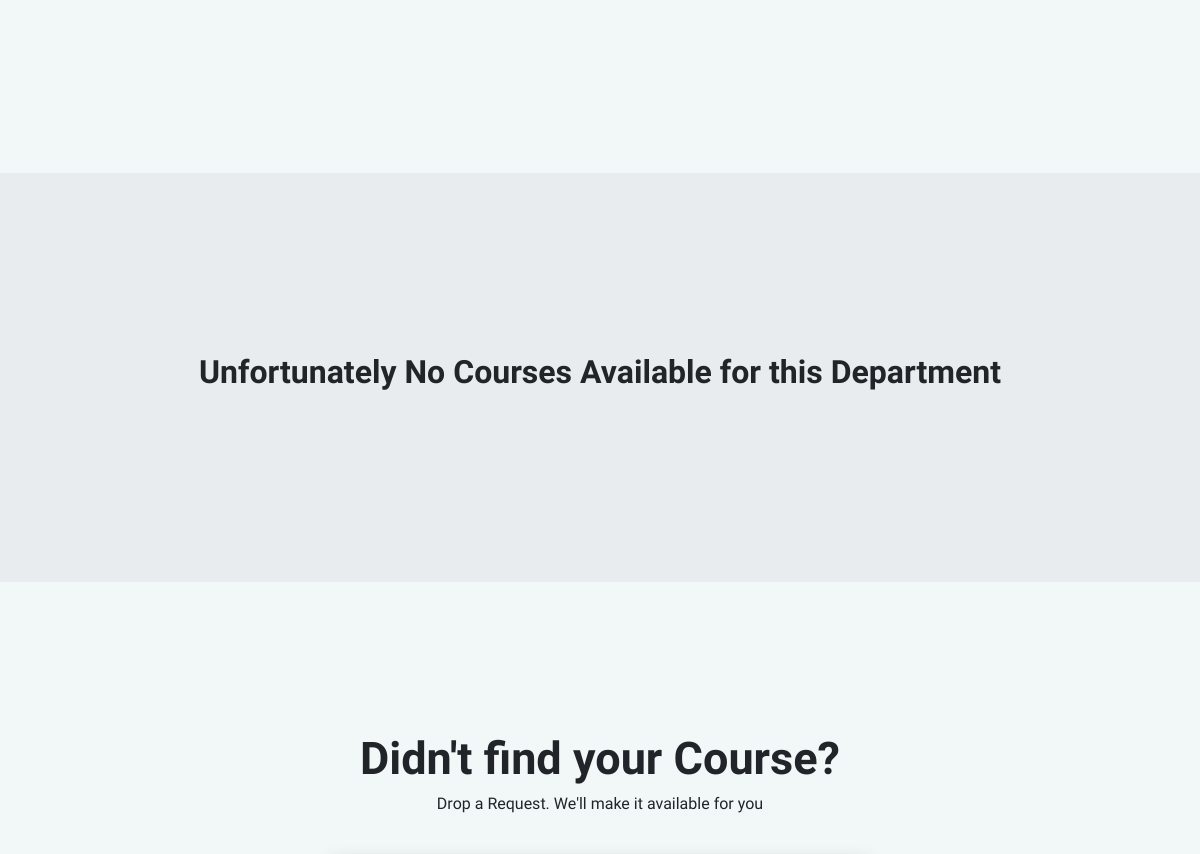
The page /Dept/IT (middle part) on the database as committed earlier.
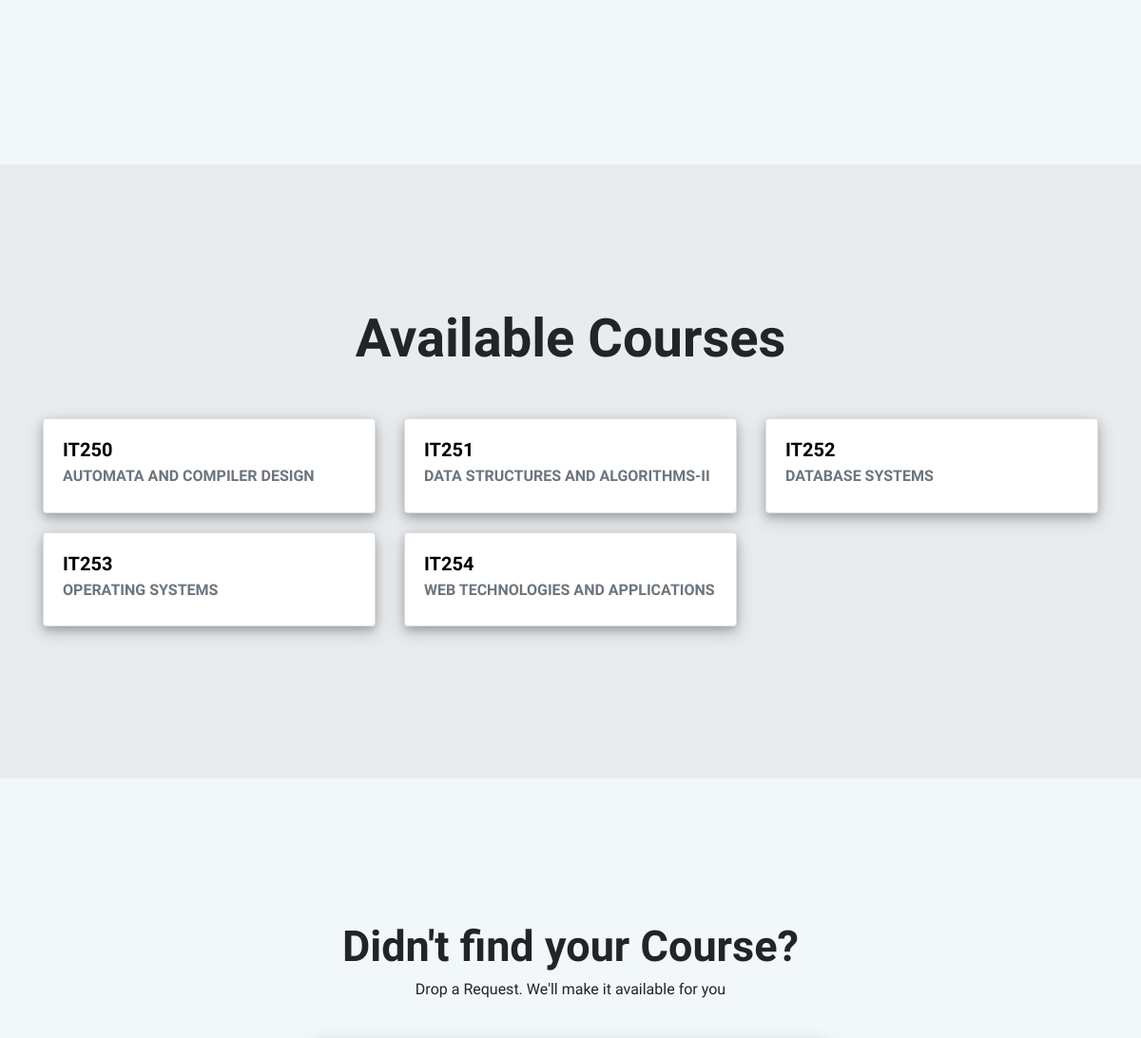
The same page on the database as committed later.
### app/models.py (models this page shows)
class Course(models.Model):
    CCode = models.CharField(primary_key=True, max_length=20)
    CName = models.CharField(max_length=200)
    CDes = models.CharField(max_length=3000)
    DCode = models.ForeignKey(Department, on_delete=models.CASCADE)

### app/views.py (the view)
# urls.py: path('Dept/<str:DName>', views.dept),
def dept(request, DName):
    departments = Department.objects.all()
    params = {'departments': departments}
    department = Department.objects.filter(DName=DName)[0]
    courses = Course.objects.filter(DCode=department.DCode)
    crs = False
    if(courses):
        crs = True
    else:
        crs = False
    return render(request, 'app/department.html', {'department': department, 'courses': courses, 'departments': departments, 'crs': crs})

### app/templates/app/department.html (shortened to what this page needs)
{% extends "layout.html" %} {% block body %}
<div class="container" style="margin-top: 100px; margin-bottom: 100px;">
  <div class="row row-content">
  </div>
</div>
<div style="background-color: #E9ECEF; padding-top: 30px; padding-bottom: 30px;">
  <div class="container" style="margin-top: 100px; margin-bottom: 100px;">
    <div class="row row-content">
      <div class="col-12" style="text-align: center;">
        {% if crs %}
        <h1 class="display-4">Available Courses</h1>
        {% endif %}
        {% if not crs %}
        <h2 style="margin-top: 30px;"> Unfortunately No Courses Available for this Department </h2>
        {% endif %}
      </div>
    </div>
    <div class="row row-content">
      {% if crs %}
      {% for course in courses %}
      <div class="col-12 col-md-4">
        <div class="card card-dept">
          <a href="/course/{{ course.CCode }}">
            <div class="card-body">
              <h5 class="card-title">{{ course.CCode }}</h5>
              <h6 class="card-subtitle mb-2 text-muted">{{ course.CName }}</h6>
            </div>
          </a>
        </div>
      </div>
      {% endfor %}
      {% endif %}
    </div>
  </div>
</div>
<div class="container" style="margin-top: 150px; margin-bottom: 100px;">
  <div class=" row row-section1">
    <div class="col">
      <h1 style="font-size: 45px;">Didn't find your Course?</h1>
    </div>
  </div>
  <div class="row row-section1">
    <div class="col">
      <p>Drop a Request. We'll make it available for you</p>
    </div>
  </div>
  <div class="row row-content justify-content-center">
  </div>
</div>
{% endblock %}

### templates/layout.html (shortened to what this page needs)
<!DOCTYPE html>{% load static %}
<html lang="en">
<head>
	<link rel="stylesheet" href="https://stackpath.bootstrapcdn.com/bootstrap/4.3.1/css/bootstrap.min.css"
>
	<link rel="stylesheet" href="https://cdnjs.cloudflare.com/ajax/libs/font-awesome/4.7.0/css/font-awesome.min.css">
	<link rel="stylesheet" href="{% static 'css/style.css' %}" />
</head>
<body>
	{% block body %} {% endblock %}
</html>

### static/css/style.css (style rules this page uses)
html, body { height: 100%; background-color: #f2f7f7; font-family: "Raleway", sans-serif; -webkit-font-smoothing: antialiased; font-smoothing: antialiased; }
h1, h2, h3, h4, h5, h6 { margin: 0; font-weight: 600; }
p { line-height: 2.2; font-weight: 500; }
.display-4 { font-weight: 600; }
a { color: black; }
.row-section1 { text-align: center; }
.card-dept { margin-top: 10px; margin-bottom: 10px; box-shadow: 0 4px 8px 0 rgba(0, 0, 0, 0.2), 0 6px 20px 0 rgba(0, 0, 0, 0.19); -webkit-transition: all 0.4s; -o-transition: all 0.4s; transition: all 0.4s; }
.row-content { padding-top: 20px; padding-bottom: 20px; }
html { font-size: 1rem; }

Rows that differ between the two databases and show on the page:
added Course: CCode "IT250", CName "AUTOMATA AND COMPILER DESIGN"
added Course: CCode "IT251", CName "DATA STRUCTURES AND ALGORITHMS-II"
added Course: CCode "IT252", CName "DATABASE SYSTEMS"
added Course: CCode "IT253", CName "OPERATING SYSTEMS"
added Course: CCode "IT254", CName "WEB TECHNOLOGIES AND APPLICATIONS"
Other text that changed with them:
text no longer shown: "Unfortunately No Courses Available for this Department"
text now shown: "Available Courses"
